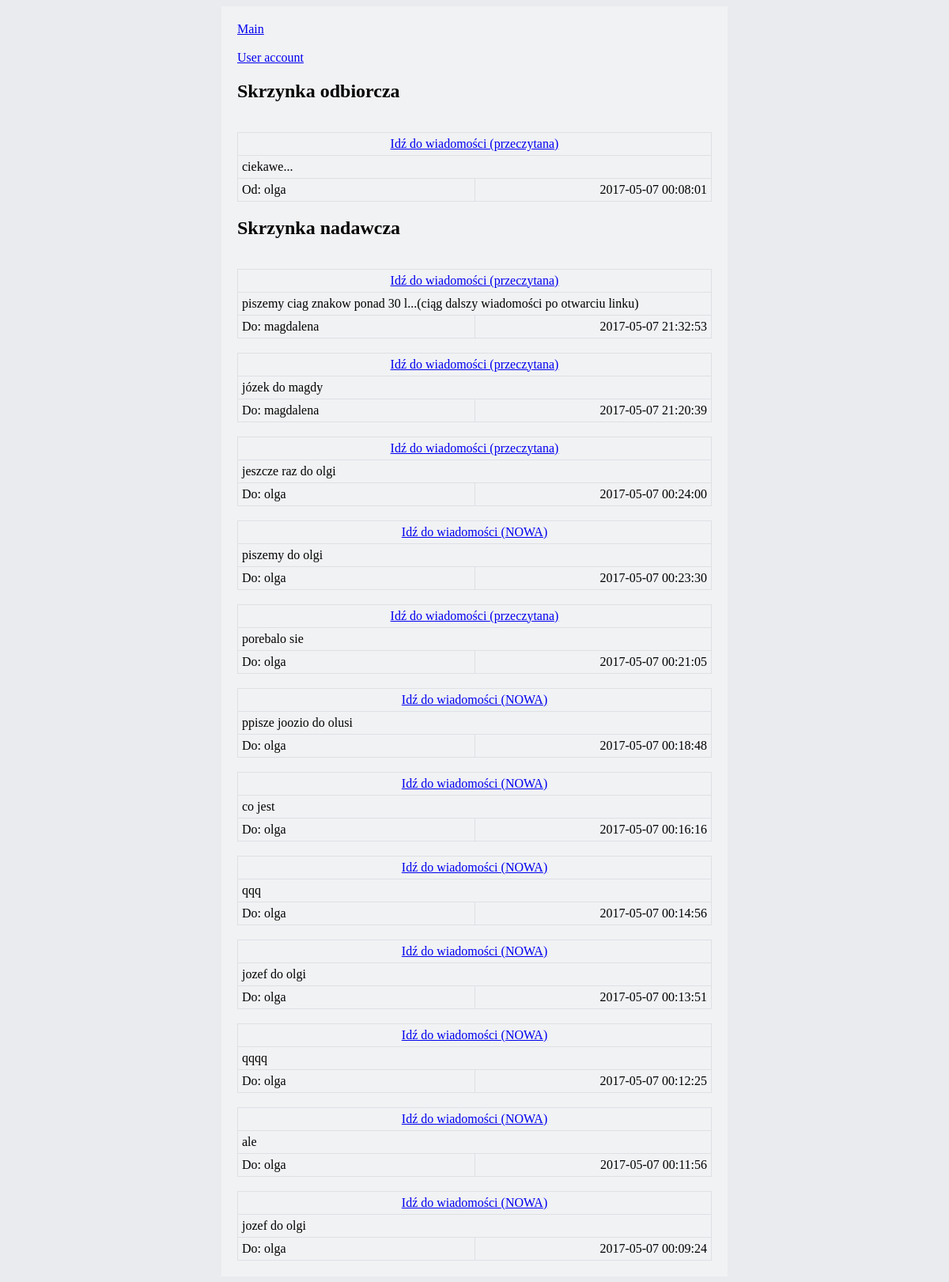
Page /pages/messbox.php (signed in) on the committed database.
### tables this page shows
CREATE TABLE `users` (
  `id` int(11) NOT NULL,
  `email` varchar(255) DEFAULT NULL,
  `username` varchar(255) DEFAULT NULL,
  `hash_pass` varchar(60) DEFAULT NULL
);

CREATE TABLE `messages` (
  `id` int(11) NOT NULL,
  `authorId` int(11) NOT NULL,
  `receiverId` int(11) NOT NULL,
  `written_date` datetime NOT NULL,
  `mess_text` varchar(1800) NOT NULL,
  `read_unread` int(1) NOT NULL
);

### classes/messages.php (called while the page is built, shortened)
<?php
class Message
{
    private $id;
    private $authorId;
    private $receiverId;
    private $written_date;
    private $mess_text;
    private $read_unread;
    public function __construct()
    {
        $this->id = -1;
        $this->authorId = "";
        $this->receiverId = "";
        $this->written_date = "";
        $this->mess_text = "";
        $this->read_unread = false;
    }
    public function getId()
    {
        return $this->id;
    }
    public function getAuthorId()
    {
        return $this->authorId;
    }
    public function getReceiverId()
    {
        return $this->receiverId;
    }
    public function getWrittenDate()
    {
        return $this->written_date;
    }
    public function getMessText()
    {
        return $this->mess_text;
    }
    public function getReadUnread()
    {
        return $this->read_unread;
    }
    static public function loadAllMessagesByAuthorId($conn, $authorId)
    {
        $sql = "SELECT * FROM messages WHERE authorId=:authorId ORDER BY written_date DESC";
        $ret = [];
        $stmt = $conn->prepare($sql);
        $result = $stmt->execute(['authorId' => $authorId]);
        if ($result === true && $stmt->rowCount() > 0) {
            $rowResult = $stmt->fetchAll(PDO::FETCH_ASSOC);
            foreach ($rowResult as $row) {
                $loadedMessage = new Message();
                $loadedMessage->id = $row['id'];
                $loadedMessage->authorId = $row['authorId'];
                $loadedMessage->receiverId = $row['receiverId'];
                $loadedMessage->written_date = $row['written_date'];
                $loadedMessage->mess_text = $row['mess_text'];
                $loadedMessage->read_unread = $row['read_unread'];
                $ret[] = $loadedMessage;
            }
            return $ret;
        }
    }
    static public function loadAllMessagesByReceiverId($conn, $receiverId)
    {
        $sql = "SELECT * FROM messages WHERE receiverId=:receiverId ORDER BY written_date DESC";
        $ret = [];
        $stmt = $conn->prepare($sql);
        $result = $stmt->execute(['receiverId' => $receiverId]);
        if ($result === true && $stmt->rowCount() > 0) {
            $rowResult = $stmt->fetchAll(PDO::FETCH_ASSOC);
            foreach ($rowResult as $row) {
                $loadedMessage = new Message();
                $loadedMessage->id = $row['id'];
                $loadedMessage->authorId = $row['authorId'];
                $loadedMessage->receiverId = $row['receiverId'];
                $loadedMessage->written_date = $row['written_date'];
                $loadedMessage->mess_text = $row['mess_text'];
                $loadedMessage->read_unread = $row['read_unread'];
                $ret[] = $loadedMessage;
            }
            return $ret;
        }
    }
}

### classes/users.php (called while the page is built, shortened)
<?php
class User
{
    private $id;
    private $username;
    public function __construct()
    {
        $this->id = -1;
        $this->username = "";
    }
    public function getId()
    {
        return $this->id;
    }
    public function getUsername()
    {
        return $this->username;
    }
    static public function loadAllUsers($conn)
    {
        $sql = "SELECT * FROM users";
        $ret = [];
        $result = $conn->query($sql);
        if ($result !== false && $result->rowCount() != 0) {
            foreach ($result as $row) {
                $loadedUser = new User();
                $loadedUser->id = $row['id'];
                $loadedUser->username = $row['username'];
                $loadedUser->hashPass = $row['hash_pass'];
                $loadedUser->email = $row['email'];
                $ret[] = $loadedUser;
            }
        }
        return $ret;
    }
}

### pages/messbox.php (the view, shortened to what this page needs)
<?php
require('../classes/users.php');
require('../classes/comments.php');
require('../classes/messages.php');
$id = $_COOKIE['id'];
try {
    $conn = new PDO(
        "mysql:host=$host;dbname=$db;charset=UTF8",
        $user,
        $pass,
        [
            PDO::ATTR_ERRMODE => PDO::ERRMODE_EXCEPTION
        ]
    );
    $messOut = Message::loadAllMessagesByAuthorId($conn, $id);
    $messIn = Message::loadAllMessagesByReceiverId($conn, $id);
    $users = User::loadAllUsers($conn);
} catch
(PDOException $e) {
    echo $e->getMessage();
}
echo '<!DOCTYPE html>
<html>
<head>
    <meta charset="UTF-8">
    <title>Messages</title>
    <link rel="stylesheet" href="css/main.css">
</head>
<body>
<div>';
echo '<a href="main.php">Main</a><br/>';
echo '<br>';
echo '<a href="account.php" ></a><a href="account.php" >User account</a>';
echo '<br>';
echo '<h2>Skrzynka odbiorcza</h2>';
if ($messIn) {
    foreach ($messIn as $row) {
        $messOutId = $row->getId();
        $authorId = $row->getAuthorId();
        $writtenDate = $row->getWrittenDate();
        if (strlen($messText = substr($row->getMessText(), 0, 30)) > 29) {
            $messText = substr($row->getMessText(), 0, 30) . '... (ciąg dalszy wiadomości po otwarciu linku)';
        } else {
            $messText = substr($row->getMessText(), 0, 30);
        }
        $readUnread = $row->getReadUnread();
        if ($readUnread > 0) {
            $status = 'przeczytana';
        } else {
            $status = 'NOWA';
        }
        foreach ($users as $count) {
            $id = $count->getId();
            if ($authorId == $id) {
                $authorName = $count->getUsername();
                echo '<br>';
                echo '<table>';
                echo '<tr>';
                echo '<td colspan="2" class="one"><a href=messinfo.php?' . "messId=$messOutId&from=$authorName>Idź do wiadomości ($status)</a></td>";
                echo '</tr>';
                echo '<tr>';
                echo '<td colspan="2" class="two">' . $messText . '</td>';
                echo '</tr>';
                echo '<tr>';
                echo '<td class="three">Od: ' . $authorName . '</td>';
                echo '<td class="four">' . $writtenDate . '</td>';
                echo '</tr>';
                echo '</table>';
            }
        }
    }
} else {
    echo '<br>';
    echo '<div class="echo">w skrzynce odbiorczej nie ma żadnych wiadomości</div>';
    echo '<br>';
}
echo '<h2>Skrzynka nadawcza</h2>';
if ($messOut) {
    foreach ($messOut as $row) {
        $messInId = $row->getId();
        $receiverId = $row->getReceiverId();
        $writtenDate = $row->getWrittenDate();
        if (strlen($messText = substr($row->getMessText(), 0, 30)) > 29) {
            $messText = substr($row->getMessText(), 0, 30) . '...(ciąg dalszy wiadomości po otwarciu linku)';
        } else {
            $messText = substr($row->getMessText(), 0, 30);
        }
        $readUnread = $row->getReadUnread();
        if ($readUnread > 0) {
            $status = 'przeczytana';
        } else {
            $status = 'NOWA';
        }
        foreach ($users as $count) {
            $id = $count->getId();
            if ($receiverId == $id) {
                $authorName = $count->getUsername();
                echo '<br>';
                echo '<table>';
                echo '<tr>';
                echo '<td colspan="2" class="one"><a href=messinfo.php?' . "messId=$messInId&to=$authorName>Idź do wiadomości ($status)</a></td>";
                echo '</tr>';
                echo '<tr>';
                echo '<td colspan="2" class="two">' . $messText . '</td>';
                echo '</tr>';
                echo '<tr>';
                echo '<td class="three">Do: ' . $authorName . '</td>';
                echo '<td class="four">' . $writtenDate . '</td>';
                echo '</tr>';
                echo '</table>';
            }
        }
    }
} else {
    echo '<br>';
    echo '<div class="echo">w skrzynce nadawczej nie ma żadnych wiadomości</div>';
    echo '<br>';
}
echo '</div>
</body>
</html>';

### pages/css/main.css (style rules this page uses)
body { background-color: #e9ebee; height: 100%; }
div { width: 600px; padding: 20px; margin-left: auto; margin-right: auto; margin-bottom: 0px; background-color: #f1f2f4; }
table { width: 100%; border-collapse: collapse; }
td { border: solid #dfe0e4 1px; padding: 5px; }
.one { text-align: center; }
.two { text-align: justify; }
.three { text-align: left; width: 50%; }
.four { text-align: right; }

### rows in the picture
messages: read_unread "przeczytana", mess_text "ciekawe...", written_date "2017-05-07 00:08:01"
users: username "olga"
messages: read_unread "przeczytana", mess_text "piszemy ciag znakow ponad 30 l...(ciąg dalszy wiadomości po otwarciu linku)", written_date "2017-05-07 21:32:53"
users: username "magdalena"
messages: read_unread "przeczytana", mess_text "józek do magdy", written_date "2017-05-07 21:20:39"
messages: read_unread "przeczytana", mess_text "jeszcze raz do olgi", written_date "2017-05-07 00:24:00"
messages: read_unread "NOWA", mess_text "piszemy do olgi", written_date "2017-05-07 00:23:30"
messages: read_unread "przeczytana", mess_text "porebalo sie", written_date "2017-05-07 00:21:05"
messages: read_unread "NOWA", mess_text "ppisze joozio do olusi", written_date "2017-05-07 00:18:48"
messages: read_unread "NOWA", mess_text "co jest", written_date "2017-05-07 00:16:16"
messages: read_unread "NOWA", mess_text "qqq", written_date "2017-05-07 00:14:56"
messages: read_unread "NOWA", mess_text "jozef do olgi", written_date "2017-05-07 00:13:51"
messages: read_unread "NOWA", mess_text "qqqq", written_date "2017-05-07 00:12:25"
messages: read_unread "NOWA", mess_text "ale", written_date "2017-05-07 00:11:56"
messages: read_unread "NOWA", mess_text "jozef do olgi", written_date "2017-05-07 00:09:24"
